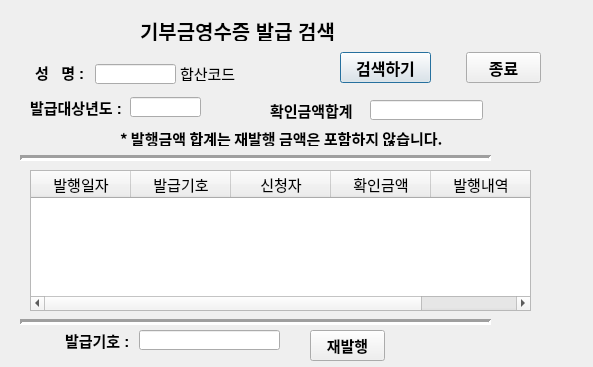
<?xml version="1.0" encoding="UTF-8"?>
<ui version="4.0">
 <class>dialog</class>
 <widget class="QDialog" name="dialog">
  <property name="geometry">
   <rect>
    <x>0</x>
    <y>0</y>
    <width>593</width>
    <height>367</height>
   </rect>
  </property>
  <property name="font">
   <font>
    <pointsize>11</pointsize>
   </font>
  </property>
  <property name="windowTitle">
   <string>Dialog</string>
  </property>
  <widget class="QLabel" name="label">
   <property name="geometry">
    <rect>
     <x>140</x>
     <y>20</y>
     <width>241</width>
     <height>21</height>
    </rect>
   </property>
   <property name="font">
    <font>
     <pointsize>15</pointsize>
     <weight>75</weight>
     <bold>true</bold>
     <underline>true</underline>
    </font>
   </property>
   <property name="text">
    <string>기부금영수증 발급 검색</string>
   </property>
  </widget>
  <widget class="QLabel" name="label_2">
   <property name="geometry">
    <rect>
     <x>30</x>
     <y>97</y>
     <width>101</width>
     <height>21</height>
    </rect>
   </property>
   <property name="font">
    <font>
     <pointsize>11</pointsize>
     <weight>75</weight>
     <bold>true</bold>
    </font>
   </property>
   <property name="text">
    <string>발급대상년도 :</string>
   </property>
  </widget>
  <widget class="QLabel" name="label_3">
   <property name="geometry">
    <rect>
     <x>35</x>
     <y>62</y>
     <width>56</width>
     <height>20</height>
    </rect>
   </property>
   <property name="font">
    <font>
     <pointsize>11</pointsize>
     <weight>75</weight>
     <bold>true</bold>
    </font>
   </property>
   <property name="text">
    <string>성   명 :</string>
   </property>
  </widget>
  <widget class="QLabel" name="hap_code_widget">
   <property name="geometry">
    <rect>
     <x>180</x>
     <y>65</y>
     <width>71</width>
     <height>16</height>
    </rect>
   </property>
   <property name="font">
    <font>
     <pointsize>11</pointsize>
    </font>
   </property>
   <property name="text">
    <string>합산코드</string>
   </property>
  </widget>
  <widget class="QLineEdit" name="name_code_widget">
   <property name="geometry">
    <rect>
     <x>95</x>
     <y>64</y>
     <width>81</width>
     <height>20</height>
    </rect>
   </property>
   <property name="font">
    <font>
     <pointsize>11</pointsize>
     <weight>75</weight>
     <bold>true</bold>
    </font>
   </property>
  </widget>
  <widget class="QLineEdit" name="target_year_widget">
   <property name="geometry">
    <rect>
     <x>130</x>
     <y>97</y>
     <width>71</width>
     <height>20</height>
    </rect>
   </property>
   <property name="font">
    <font>
     <pointsize>11</pointsize>
     <weight>75</weight>
     <bold>true</bold>
    </font>
   </property>
   <property name="alignment">
    <set>Qt::AlignCenter</set>
   </property>
  </widget>
  <widget class="Line" name="line">
   <property name="geometry">
    <rect>
     <x>20</x>
     <y>150</y>
     <width>471</width>
     <height>16</height>
    </rect>
   </property>
   <property name="lineWidth">
    <number>3</number>
   </property>
   <property name="orientation">
    <enum>Qt::Horizontal</enum>
   </property>
  </widget>
  <widget class="QTableWidget" name="view_tableWidget">
   <property name="geometry">
    <rect>
     <x>30</x>
     <y>170</y>
     <width>501</width>
     <height>141</height>
    </rect>
   </property>
   <column>
    <property name="text">
     <string>발행일자</string>
    </property>
   </column>
   <column>
    <property name="text">
     <string>발급기호</string>
    </property>
   </column>
   <column>
    <property name="text">
     <string>신청자</string>
    </property>
   </column>
   <column>
    <property name="text">
     <string>확인금액</string>
    </property>
   </column>
   <column>
    <property name="text">
     <string>발행내역</string>
    </property>
   </column>
  </widget>
  <widget class="Line" name="line_2">
   <property name="geometry">
    <rect>
     <x>20</x>
     <y>314</y>
     <width>471</width>
     <height>16</height>
    </rect>
   </property>
   <property name="lineWidth">
    <number>3</number>
   </property>
   <property name="orientation">
    <enum>Qt::Horizontal</enum>
   </property>
  </widget>
  <widget class="QPushButton" name="pushButton">
   <property name="geometry">
    <rect>
     <x>340</x>
     <y>52</y>
     <width>91</width>
     <height>31</height>
    </rect>
   </property>
   <property name="font">
    <font>
     <pointsize>12</pointsize>
     <weight>75</weight>
     <bold>true</bold>
    </font>
   </property>
   <property name="text">
    <string>검색하기</string>
   </property>
  </widget>
  <widget class="QPushButton" name="pushButton_2">
   <property name="geometry">
    <rect>
     <x>466</x>
     <y>52</y>
     <width>75</width>
     <height>31</height>
    </rect>
   </property>
   <property name="font">
    <font>
     <pointsize>12</pointsize>
     <weight>75</weight>
     <bold>true</bold>
    </font>
   </property>
   <property name="text">
    <string>종료</string>
   </property>
  </widget>
  <widget class="QLabel" name="label_5">
   <property name="geometry">
    <rect>
     <x>270</x>
     <y>100</y>
     <width>101</width>
     <height>20</height>
    </rect>
   </property>
   <property name="font">
    <font>
     <pointsize>11</pointsize>
     <weight>75</weight>
     <bold>true</bold>
    </font>
   </property>
   <property name="text">
    <string>확인금액합계</string>
   </property>
  </widget>
  <widget class="QLineEdit" name="hap_widget">
   <property name="geometry">
    <rect>
     <x>370</x>
     <y>100</y>
     <width>113</width>
     <height>20</height>
    </rect>
   </property>
   <property name="font">
    <font>
     <pointsize>11</pointsize>
     <weight>75</weight>
     <bold>true</bold>
    </font>
   </property>
   <property name="alignment">
    <set>Qt::AlignRight|Qt::AlignTrailing|Qt::AlignVCenter</set>
   </property>
  </widget>
  <widget class="QLineEdit" name="serch_sign_widget">
   <property name="geometry">
    <rect>
     <x>139</x>
     <y>330</y>
     <width>141</width>
     <height>20</height>
    </rect>
   </property>
  </widget>
  <widget class="QLabel" name="label_6">
   <property name="geometry">
    <rect>
     <x>65</x>
     <y>330</y>
     <width>71</width>
     <height>20</height>
    </rect>
   </property>
   <property name="font">
    <font>
     <pointsize>11</pointsize>
     <weight>75</weight>
     <bold>true</bold>
    </font>
   </property>
   <property name="text">
    <string>발급기호 :</string>
   </property>
  </widget>
  <widget class="QPushButton" name="pushButton_3">
   <property name="geometry">
    <rect>
     <x>310</x>
     <y>330</y>
     <width>75</width>
     <height>31</height>
    </rect>
   </property>
   <property name="font">
    <font>
     <pointsize>11</pointsize>
     <weight>75</weight>
     <bold>true</bold>
    </font>
   </property>
   <property name="text">
    <string>재발행</string>
   </property>
  </widget>
  <widget class="QLabel" name="label_8">
   <property name="geometry">
    <rect>
     <x>120</x>
     <y>130</y>
     <width>371</width>
     <height>16</height>
    </rect>
   </property>
   <property name="font">
    <font>
     <family>Agency FB</family>
     <pointsize>11</pointsize>
     <weight>75</weight>
     <bold>true</bold>
    </font>
   </property>
   <property name="text">
    <string>* 발행금액 합계는 재발행 금액은 포함하지 않습니다.</string>
   </property>
  </widget>
 </widget>
 <resources/>
 <connections>
  <connection>
   <sender>pushButton</sender>
   <signal>clicked()</signal>
   <receiver>dialog</receiver>
   <slot>serch_contribution()</slot>
   <hints>
    <hint type="sourcelabel">
     <x>312</x>
     <y>68</y>
    </hint>
    <hint type="destinationlabel">
     <x>258</x>
     <y>72</y>
    </hint>
   </hints>
  </connection>
  <connection>
   <sender>pushButton_2</sender>
   <signal>clicked()</signal>
   <receiver>dialog</receiver>
   <slot>cancel_close()</slot>
   <hints>
    <hint type="sourcelabel">
     <x>433</x>
     <y>71</y>
    </hint>
    <hint type="destinationlabel">
     <x>478</x>
     <y>71</y>
    </hint>
   </hints>
  </connection>
  <connection>
   <sender>pushButton_3</sender>
   <signal>clicked()</signal>
   <receiver>dialog</receiver>
   <slot>re_issue_contribution()</slot>
   <hints>
    <hint type="sourcelabel">
     <x>362</x>
     <y>312</y>
    </hint>
    <hint type="destinationlabel">
     <x>421</x>
     <y>311</y>
    </hint>
   </hints>
  </connection>
 </connections>
 <slots>
  <slot>serch_contribution()</slot>
  <slot>cancel_close()</slot>
  <slot>re_issue_contribution()</slot>
 </slots>
</ui>
